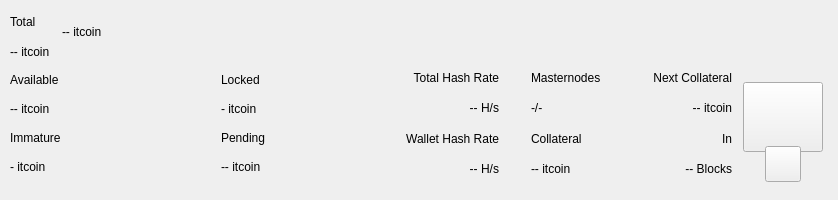
<?xml version="1.0" encoding="UTF-8"?>
<ui version="4.0">
 <class>TopBar</class>
 <widget class="QWidget" name="TopBar">
  <property name="geometry">
   <rect>
    <x>0</x>
    <y>0</y>
    <width>838</width>
    <height>200</height>
   </rect>
  </property>
  <property name="minimumSize">
   <size>
    <width>0</width>
    <height>200</height>
   </size>
  </property>
  <property name="maximumSize">
   <size>
    <width>16777215</width>
    <height>200</height>
   </size>
  </property>
  <property name="windowTitle">
   <string>Form</string>
  </property>
  <layout class="QVBoxLayout" name="verticalLayout_10" stretch="0">
   <property name="spacing">
    <number>0</number>
   </property>
   <property name="leftMargin">
    <number>0</number>
   </property>
   <property name="topMargin">
    <number>0</number>
   </property>
   <property name="rightMargin">
    <number>0</number>
   </property>
   <property name="bottomMargin">
    <number>0</number>
   </property>
   <item>
    <widget class="PFBorderImage" name="containerTop">
     <layout class="QVBoxLayout" name="verticalLayout_11">
      <property name="spacing">
       <number>0</number>
      </property>
      <property name="leftMargin">
       <number>0</number>
      </property>
      <property name="topMargin">
       <number>0</number>
      </property>
      <property name="rightMargin">
       <number>0</number>
      </property>
      <property name="bottomMargin">
       <number>0</number>
      </property>
      <item>
       <widget class="QWidget" name="top_container_2" native="true">
        <property name="minimumSize">
         <size>
          <width>0</width>
          <height>65</height>
         </size>
        </property>
        <layout class="QHBoxLayout" name="top_container">
         <property name="spacing">
          <number>0</number>
         </property>
         <property name="leftMargin">
          <number>10</number>
         </property>
         <property name="topMargin">
          <number>0</number>
         </property>
         <property name="rightMargin">
          <number>10</number>
         </property>
         <property name="bottomMargin">
          <number>0</number>
         </property>
         <item>
          <layout class="QHBoxLayout" name="horizontalLayout_4">
           <property name="spacing">
            <number>12</number>
           </property>
           <property name="rightMargin">
            <number>0</number>
           </property>
           <item>
            <widget class="QWidget" name="widgetAmount" native="true">
             <layout class="QVBoxLayout" name="verticalLayout_2">
              <property name="spacing">
               <number>2</number>
              </property>
              <property name="leftMargin">
               <number>0</number>
              </property>
              <property name="topMargin">
               <number>8</number>
              </property>
              <property name="rightMargin">
               <number>0</number>
              </property>
              <property name="bottomMargin">
               <number>0</number>
              </property>
              <item>
               <widget class="QLabel" name="labelTitle1">
                <property name="text">
                 <string>Total</string>
                </property>
               </widget>
              </item>
              <item>
               <widget class="PrivateQLabel" name="labelAmountPiv">
                <property name="text">
                 <string notr="true">-- itcoin</string>
                </property>
               </widget>
              </item>
             </layout>
            </widget>
           </item>
           <item alignment="Qt::AlignVCenter">
            <widget class="QWidget" name="widgetTopAmount" native="true">
             <property name="sizePolicy">
              <sizepolicy hsizetype="Preferred" vsizetype="Maximum">
               <horstretch>0</horstretch>
               <verstretch>0</verstretch>
              </sizepolicy>
             </property>
             <layout class="QHBoxLayout" name="horizontalLayout_5">
              <property name="spacing">
               <number>0</number>
              </property>
              <property name="leftMargin">
               <number>0</number>
              </property>
              <property name="topMargin">
               <number>0</number>
              </property>
              <property name="rightMargin">
               <number>0</number>
              </property>
              <property name="bottomMargin">
               <number>0</number>
              </property>
              <item alignment="Qt::AlignTop">
               <widget class="PrivateQLabel" name="labelAmountTopPiv">
                <property name="minimumSize">
                 <size>
                  <width>0</width>
                  <height>36</height>
                 </size>
                </property>
                <property name="styleSheet">
                 <string notr="true">padding:0px;margin:0px;</string>
                </property>
                <property name="text">
                 <string notr="true">-- itcoin</string>
                </property>
               </widget>
              </item>
             </layout>
            </widget>
           </item>
           <item>
            <spacer name="horizontalSpacer">
             <property name="orientation">
              <enum>Qt::Horizontal</enum>
             </property>
             <property name="sizeHint" stdset="0">
              <size>
               <width>40</width>
               <height>20</height>
              </size>
             </property>
            </spacer>
           </item>
           <item alignment="Qt::AlignRight">
            <widget class="QWidget" name="layoutSync" native="true">
             <property name="minimumSize">
              <size>
               <width>0</width>
               <height>36</height>
              </size>
             </property>
             <property name="maximumSize">
              <size>
               <width>16777215</width>
               <height>36</height>
              </size>
             </property>
             <layout class="QVBoxLayout" name="verticalLayout_9">
              <property name="leftMargin">
               <number>0</number>
              </property>
              <property name="topMargin">
               <number>0</number>
              </property>
              <property name="rightMargin">
               <number>0</number>
              </property>
              <property name="bottomMargin">
               <number>0</number>
              </property>
              <item>
               <widget class="ExpandableButton" name="pushButtonSync" native="true">
                <property name="minimumSize">
                 <size>
                  <width>36</width>
                  <height>36</height>
                 </size>
                </property>
                <property name="maximumSize">
                 <size>
                  <width>16777215</width>
                  <height>36</height>
                 </size>
                </property>
               </widget>
              </item>
             </layout>
            </widget>
           </item>
           <item>
            <widget class="ExpandableButton" name="pushButtonHDUpgrade" native="true">
             <property name="minimumSize">
              <size>
               <width>36</width>
               <height>36</height>
              </size>
             </property>
             <property name="maximumSize">
              <size>
               <width>16777215</width>
               <height>36</height>
              </size>
             </property>
            </widget>
           </item>
           <item>
            <widget class="ExpandableButton" name="pushButtonStack" native="true">
             <property name="minimumSize">
              <size>
               <width>36</width>
               <height>36</height>
              </size>
             </property>
             <property name="maximumSize">
              <size>
               <width>16777215</width>
               <height>36</height>
              </size>
             </property>
            </widget>
           </item>
           <item>
            <widget class="ExpandableButton" name="pushButtonConf" native="true">
             <property name="minimumSize">
              <size>
               <width>36</width>
               <height>36</height>
              </size>
             </property>
             <property name="maximumSize">
              <size>
               <width>16777215</width>
               <height>36</height>
              </size>
             </property>
            </widget>
           </item>
           <item>
            <widget class="ExpandableButton" name="pushButtonMasternodes" native="true">
             <property name="minimumSize">
              <size>
               <width>36</width>
               <height>36</height>
              </size>
             </property>
             <property name="maximumSize">
              <size>
               <width>16777215</width>
               <height>36</height>
              </size>
             </property>
            </widget>
           </item>
           <item>
            <widget class="ExpandableButton" name="pushButtonConsole" native="true">
             <property name="minimumSize">
              <size>
               <width>36</width>
               <height>36</height>
              </size>
             </property>
             <property name="maximumSize">
              <size>
               <width>16777215</width>
               <height>36</height>
              </size>
             </property>
            </widget>
           </item>
           <item>
            <widget class="ExpandableButton" name="pushButtonConnection" native="true">
             <property name="minimumSize">
              <size>
               <width>36</width>
               <height>36</height>
              </size>
             </property>
             <property name="maximumSize">
              <size>
               <width>16777215</width>
               <height>36</height>
              </size>
             </property>
            </widget>
           </item>
           <item>
            <widget class="ExpandableButton" name="pushButtonTor" native="true">
             <property name="minimumSize">
              <size>
               <width>36</width>
               <height>36</height>
              </size>
             </property>
             <property name="maximumSize">
              <size>
               <width>16777215</width>
               <height>36</height>
              </size>
             </property>
            </widget>
           </item>
           <item>
            <widget class="ExpandableButton" name="pushButtonLock" native="true">
             <property name="sizePolicy">
              <sizepolicy hsizetype="Expanding" vsizetype="Expanding">
               <horstretch>0</horstretch>
               <verstretch>0</verstretch>
              </sizepolicy>
             </property>
             <property name="minimumSize">
              <size>
               <width>36</width>
               <height>0</height>
              </size>
             </property>
             <property name="maximumSize">
              <size>
               <width>16777215</width>
               <height>36</height>
              </size>
             </property>
            </widget>
           </item>
           <item>
            <widget class="ExpandableButton" name="pushButtonTheme" native="true">
             <property name="minimumSize">
              <size>
               <width>36</width>
               <height>36</height>
              </size>
             </property>
             <property name="maximumSize">
              <size>
               <width>16777215</width>
               <height>36</height>
              </size>
             </property>
            </widget>
           </item>

          </layout>
         </item>
        </layout>
       </widget>
      </item>
      <item>
       <widget class="QWidget" name="bottom_container" native="true">
        <property name="minimumSize">
         <size>
          <width>0</width>
          <height>135</height>
         </size>
        </property>
        <layout class="QHBoxLayout" name="botton_container">
         <property name="leftMargin">
          <number>10</number>
         </property>
         <property name="topMargin">
          <number>0</number>
         </property>
         <property name="rightMargin">
          <number>10</number>
         </property>
         <property name="bottomMargin">
          <number>10</number>
         </property>
         <item>
          <layout class="QHBoxLayout" name="horizontalLayout_3">
           <property name="spacing">
            <number>0</number>
           </property>
           <property name="bottomMargin">
            <number>9</number>
           </property>
           <item>
            <layout class="QVBoxLayout" name="verticalLayout_7">
             <property name="spacing">
              <number>0</number>
             </property>
             <property name="leftMargin">
              <number>0</number>
             </property>
             <property name="rightMargin">
              <number>0</number>
             </property>
             <item>
              <layout class="QHBoxLayout" name="horizontalLayout_2">
               <property name="spacing">
                <number>0</number>
               </property>
               <item>
                <layout class="QVBoxLayout" name="verticalLayout_6">
                 <item>
                  <widget class="QLabel" name="labelTitle5">
                   <property name="text">
                    <string>Available</string>
                   </property>
                  </widget>
                 </item>
                 <item>
                  <widget class="PrivateQLabel" name="labelAvailablePiv">
                   <property name="text">
                    <string>-- itcoin</string>
                   </property>
                  </widget>
                 </item>
                 <item>
                  <widget class="QLabel" name="labelTitle4">
                   <property name="text">
                    <string>Immature</string>
                   </property>
                  </widget>
                 </item>
                 <item>
                  <widget class="PrivateQLabel" name="labelImmaturePiv">
                   <property name="text">
                    <string notr="true">- itcoin</string>
                   </property>
                  </widget>
                 </item>
                </layout>
               </item>
               <item>
                <layout class="QVBoxLayout" name="verticalLayout_8">
                 <property name="leftMargin">
                  <number>32</number>
                 </property>
                 <item>
                  <widget class="QLabel" name="labelTitle6">
                   <property name="text">
                    <string>Locked</string>
                   </property>
                  </widget>
                 </item>
                 <item>
                  <widget class="PrivateQLabel" name="labelLockedPiv">
                   <property name="text">
                    <string>- itcoin</string>
                   </property>
                  </widget>
                 </item>
                 <item>
                  <widget class="QLabel" name="labelTitle3">
                   <property name="text">
                    <string>Pending</string>
                   </property>
                  </widget>
                 </item>
                 <item>
                  <widget class="PrivateQLabel" name="labelPendingPiv">
                   <property name="text">
                    <string notr="true">-- itcoin</string>
                   </property>
                  </widget>
                 </item>
                </layout>
               </item>
              </layout>
             </item>
            </layout>
           </item>
          </layout>
         </item>
         <item>
          <layout class="QHBoxLayout" name="horizontalLayout_6">
           <property name="spacing">
            <number>0</number>
           </property>
           <property name="rightMargin">
            <number>0</number>
           </property>
           <property name="bottomMargin">
            <number>9</number>
           </property>
           <item>
            <widget class="QWidget" name="widgetStaking" native="true">
             <layout class="QVBoxLayout" name="verticalLayout_12">
              <property name="leftMargin">
               <number>32</number>
              </property>
              <property name="topMargin">
               <number>0</number>
              </property>
              <property name="rightMargin">
               <number>0</number>
              </property>
              <property name="bottomMargin">
               <number>0</number>
              </property>
              <item>
               <widget class="QLabel" name="labelNetworkHashRateTitle">
                <property name="text">
                 <string>Total Hash Rate</string>
                </property>
                <property name="textFormat">
                 <enum>Qt::AutoText</enum>
                </property>
                <property name="alignment">
                 <set>Qt::AlignRight|Qt::AlignTrailing|Qt::AlignVCenter</set>
                </property>
               </widget>
              </item>
              <item>
               <widget class="QLabel" name="labelNetworkHashRateValue">
                <property name="layoutDirection">
                 <enum>Qt::LeftToRight</enum>
                </property>
                <property name="text">
                 <string>-- H/s</string>
                </property>
                <property name="textFormat">
                 <enum>Qt::AutoText</enum>
                </property>
                <property name="alignment">
                 <set>Qt::AlignRight|Qt::AlignTrailing|Qt::AlignVCenter</set>
                </property>
               </widget>
              </item>
              <item>
               <widget class="QLabel" name="labelWalletHashRateTitle">
                <property name="text">
                 <string>Wallet Hash Rate</string>
                </property>
                <property name="textFormat">
                 <enum>Qt::AutoText</enum>
                </property>
                <property name="alignment">
                 <set>Qt::AlignRight|Qt::AlignTrailing|Qt::AlignVCenter</set>
                </property>
               </widget>
              </item>
              <item>
               <widget class="PrivateQLabel" name="labelWalletHashRateValue">
                <property name="text">
                 <string notr="true">-- H/s</string>
                </property>
                <property name="textFormat">
                 <enum>Qt::AutoText</enum>
                </property>
                <property name="alignment">
                 <set>Qt::AlignRight|Qt::AlignTrailing|Qt::AlignVCenter</set>
                </property>
               </widget>
              </item>
             </layout>
            </widget>
           </item>
           <item>
            <widget class="QWidget" name="widgetMasternodes" native="true">
             <layout class="QVBoxLayout">
              <property name="leftMargin">
               <number>32</number>
              </property>
              <property name="topMargin">
               <number>0</number>
              </property>
              <property name="rightMargin">
               <number>0</number>
              </property>
              <property name="bottomMargin">
               <number>0</number>
              </property>
              <item>
               <widget class="QLabel" name="labelMasternodesTitle">
                <property name="text">
                 <string>Masternodes</string>
                </property>
               </widget>
              </item>
              <item>
               <widget class="PrivateQLabel" name="labelMasternodeCount">
                <property name="text">
                 <string>-/-</string>
                </property>
               </widget>
              </item>
              <item>
               <widget class="QLabel" name="labelCollateralTitle">
                <property name="text">
                 <string>Collateral</string>
                </property>
               </widget>
              </item>
              <item>
               <widget class="QLabel" name="labelCollateralValue">
                <property name="text">
                 <string notr="true">-- itcoin</string>
                </property>
               </widget>
              </item>
             </layout>
            </widget>
           </item>
           <item>
            <widget class="QWidget" name="widgetNextCollateral" native="true">
             <layout class="QVBoxLayout" name="verticalLayout_12">
              <property name="leftMargin">
               <number>32</number>
              </property>
              <property name="topMargin">
               <number>0</number>
              </property>
              <property name="rightMargin">
               <number>0</number>
              </property>
              <property name="bottomMargin">
               <number>0</number>
              </property>
              <item>
               <widget class="QLabel" name="labelNextMasternodesTitle">
                <property name="text">
                 <string>Next Collateral</string>
                </property>
                <property name="textFormat">
                 <enum>Qt::AutoText</enum>
                </property>
                <property name="alignment">
                 <set>Qt::AlignRight|Qt::AlignTrailing|Qt::AlignVCenter</set>
                </property>
               </widget>
              </item>
              <item>
               <widget class="QLabel" name="labelNextCollateralValue">
                <property name="text">
                 <string>-- itcoin</string>
                </property>
                <property name="textFormat">
                 <enum>Qt::AutoText</enum>
                </property>
                <property name="alignment">
                 <set>Qt::AlignRight|Qt::AlignTrailing|Qt::AlignVCenter</set>
                </property>
               </widget>
              </item>
              <item>
               <widget class="QLabel" name="labelRemainingBlocks">
                <property name="text">
                 <string>In</string>
                </property>
                <property name="textFormat">
                 <enum>Qt::AutoText</enum>
                </property>
                <property name="alignment">
                 <set>Qt::AlignRight|Qt::AlignTrailing|Qt::AlignVCenter</set>
                </property>
               </widget>
              </item>
              <item>
               <widget class="QLabel" name="labelNextCollateralBlocks">
                <property name="text">
                 <string notr="true">-- Blocks</string>
                </property>
                <property name="textFormat">
                 <enum>Qt::AutoText</enum>
                </property>
                <property name="alignment">
                 <set>Qt::AlignRight|Qt::AlignTrailing|Qt::AlignVCenter</set>
                </property>
               </widget>
              </item>
             </layout>
            </widget>
           </item>
          </layout>
         </item>
         <item>
          <widget class="QWidget" name="qrContainer" native="true">
           <property name="sizePolicy">
            <sizepolicy hsizetype="Preferred" vsizetype="Minimum">
             <horstretch>0</horstretch>
             <verstretch>0</verstretch>
            </sizepolicy>
           </property>
           <property name="minimumSize">
            <size>
             <width>90</width>
             <height>110</height>
            </size>
           </property>
           <property name="maximumSize">
            <size>
             <width>90</width>
             <height>110</height>
            </size>
           </property>
           <layout class="QVBoxLayout" name="containerQR">
            <property name="spacing">
             <number>0</number>
            </property>
            <property name="leftMargin">
             <number>5</number>
            </property>
            <property name="topMargin">
             <number>10</number>
            </property>
            <property name="rightMargin">
             <number>5</number>
            </property>
            <property name="bottomMargin">
             <number>0</number>
            </property>
            <item>
             <widget class="QPushButton" name="btnQr">
              <property name="minimumSize">
               <size>
                <width>70</width>
                <height>70</height>
               </size>
              </property>
              <property name="maximumSize">
               <size>
                <width>16777215</width>
                <height>70</height>
               </size>
              </property>
              <property name="focusPolicy">
               <enum>Qt::NoFocus</enum>
              </property>
              <property name="text">
               <string/>
              </property>
              <property name="iconSize">
               <size>
                <width>70</width>
                <height>70</height>
               </size>
              </property>
             </widget>
            </item>
            <item>
             <spacer name="verticalSpacer">
              <property name="orientation">
               <enum>Qt::Vertical</enum>
              </property>
              <property name="sizeType">
               <enum>QSizePolicy::Fixed</enum>
              </property>
              <property name="sizeHint" stdset="0">
               <size>
                <width>20</width>
                <height>20</height>
               </size>
              </property>
             </spacer>
            </item>
            <item alignment="Qt::AlignHCenter|Qt::AlignBottom">
             <widget class="QPushButton" name="pushButtonQR">
              <property name="minimumSize">
               <size>
                <width>36</width>
                <height>36</height>
               </size>
              </property>
              <property name="maximumSize">
               <size>
                <width>36</width>
                <height>36</height>
               </size>
              </property>
              <property name="focusPolicy">
               <enum>Qt::NoFocus</enum>
              </property>
              <property name="text">
               <string/>
              </property>
             </widget>
            </item>
           </layout>
          </widget>
         </item>
        </layout>
       </widget>
      </item>
     </layout>
    </widget>
   </item>
  </layout>
 </widget>
 <customwidgets>
  <customwidget>
   <class>PrivateQLabel</class>
   <extends>QLabel</extends>
   <header>qt/pivx/privatelabel.h</header>
  </customwidget>
  <customwidget>
   <class>ExpandableButton</class>
   <extends>QWidget</extends>
   <header>qt/pivx/expandablebutton.h</header>
   <container>1</container>
  </customwidget>
  <customwidget>
   <class>PFBorderImage</class>
   <extends>QFrame</extends>
   <header>qt/pivx/pfborderimage.h</header>
   <container>1</container>
  </customwidget>
 </customwidgets>
 <resources/>
 <connections/>
</ui>
